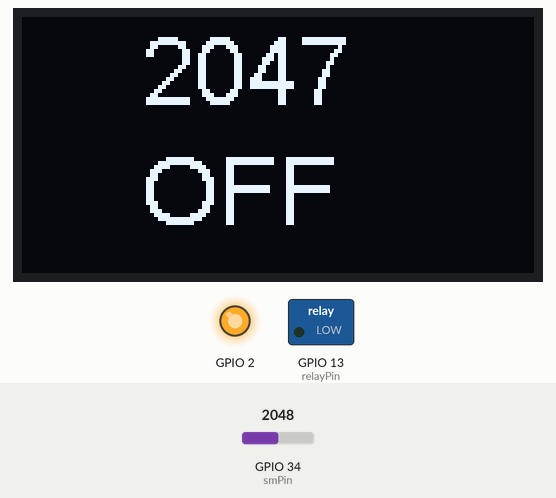
A sketch run on a simulated ESP32. Parts: 128×64 one-colour display, switched loads named in the sketch (green lamp = pin HIGH), output pins drawn as LEDs (lit = HIGH). The inputs (shaded band) are chosen by the test bench; at power-on: GPIO 34 (smPin) = 2048. WiFi joins after 1.5 s; servers stay silent unless stated; what the sketch prints to the serial monitor is not drawn.

Above: at 2.7 s.
2.8 s: GPIO 34 (smPin) set to 2552
At 5.1 s:
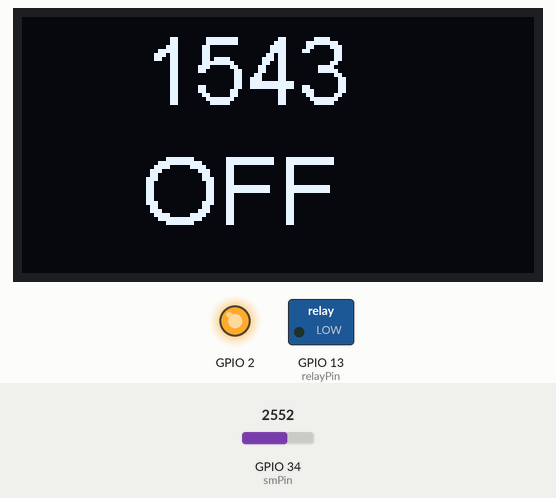
5.8 s: GPIO 34 (smPin) set to 2642
At 7.4 s:
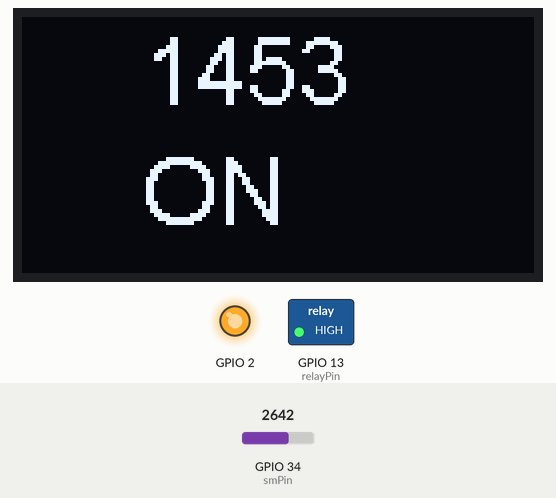
8.8 s: GPIO 34 (smPin) set to 2866
At 11.9 s:
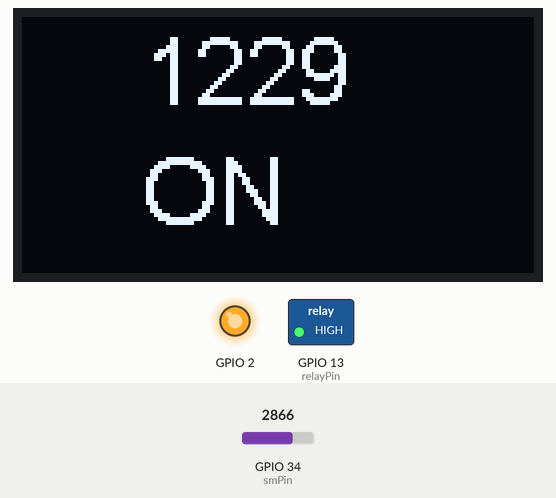
Timing chart, 0 to 13.4 s (numbered marks = the images above; inputs shaded):
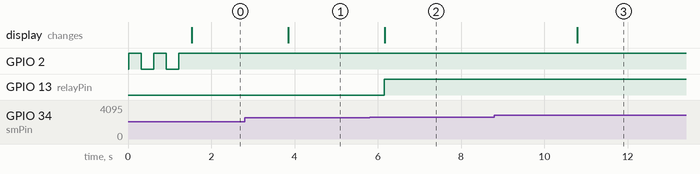

Measured:
- the behaviour switches between 2595 and 2596 on GPIO 34 (smPin) (found by bisection; images 1 and 2)
- after the input at 2.8 s, the display: changes after 1.1 s (image 1)
- after the input at 5.8 s, GPIO 13 (relayPin): LOW → HIGH after 0.35 s; the display: changes after 0.36 s (image 2)
- after the input at 8.8 s, the display: changes after 2.0 s (image 3)

The sketch:

GISMO7_SmartGarden_OLED_FB_Anonymous.ino
```cpp
/* Soil Moisture sensor pin   : GPIO34
 * Relay pin                  : GPIO13
 *
  */
#include <WiFi.h>
#include <FirebaseESP32.h>
//Provide the token generation process info.
#include "addons/TokenHelper.h"
//Provide the RTDB payload printing info and other helper functions.
#include "addons/RTDBHelper.h"
#include <Wire.h>
#include <SSD1306.h>

SSD1306  display(0x3c, 21, 22);

#define WIFI_SSID "xxxxxxxxxxxxx"
#define WIFI_PASSWORD "xxxxxxxxxxx"
#define API_KEY "xxxxxxxxxxxxxxxxxx"
#define DATABASE_URL "xxxxxxxxxxxxxxxxxxxxxxx" //<databaseName>.firebaseio.com or <databaseName>.<region>.firebasedatabase.app

FirebaseData fbdo;
FirebaseAuth auth;
FirebaseConfig config;

unsigned long dataMillis = 0;
int count = 0;
bool signupOK = false;

#define smPin 34
#define relayPin 13
int smValue;
int smLimit = 1500;
int delayTime = 2000;
String motorStatus = "OFF";
void OLEDInit();
void OLEDUpdate();
void WiFiInit();
void FirebaseInit();
void FirebaseWrite();


String tag1 = "IOTLAB/Smart_Garden/Soil_Moisture";
String tag2 = "IOTLAB/Smart_Garden/Motor_Status";


void setup() {
  // put your setup code here, to run once:
  pinMode(relayPin,OUTPUT);
  Serial.begin(115200);
  OLEDInit();
  WiFiInit();
  FirebaseInit();
  }

void loop() {
  // put your main code here, to run repeatedly:

//FirebaseRead();
smValue = 4095 - analogRead(smPin);
Serial.print("Soil Moisture = ");
Serial.println(smValue);

if (smValue < smLimit){
digitalWrite(relayPin,HIGH);
Serial.println("Motor turned ON");
motorStatus = "ON";
}
else{
digitalWrite(relayPin,LOW);
Serial.println("Motor turned OFF");
motorStatus = "OFF";
}

OLEDUpdate();
FirebaseWrite();
delay(delayTime);
}

void OLEDInit(){
  display.init();
  display.setFont(ArialMT_Plain_24);
}

void OLEDUpdate(){


  display.clear();
  display.drawString(30,0,String(smValue));
  display.drawString(30,30,String(motorStatus));
  display.display();
}

void WiFiInit(){
  pinMode(2,OUTPUT);
  WiFi.begin(WIFI_SSID, WIFI_PASSWORD);
  Serial.print("Connecting to Wi-Fi");
  while (WiFi.status() != WL_CONNECTED)
  {
    Serial.print(".");
    digitalWrite(2,!digitalRead(2));
    delay(300);
  }
  Serial.println();
  Serial.print("Connected with IP: ");
  Serial.println(WiFi.localIP());
  Serial.println();

}
void FirebaseInit(){
   Serial.printf("Firebase Client v%s\n\n", FIREBASE_CLIENT_VERSION);

   config.api_key = API_KEY;
   config.database_url = DATABASE_URL;
   Firebase.reconnectWiFi(true);
   Serial.print("Sign up new user... ");

    /* Sign up */
    if (Firebase.signUp(&config, &auth, "", ""))
    {
        Serial.println("ok");
        signupOK = true;

        /** if the database rules were set as in the example "EmailPassword.ino"
         * This new user can be access the following location.
         *
         * "/UserData/<user uid>"
         *
         * The new user UID or <user uid> can be taken from auth.token.uid
        */
    }
    else
        Serial.printf("%s\n", config.signer.signupError.message.c_str());

    /* Assign the callback function for the long running token generation task */
    config.token_status_callback = tokenStatusCallback; //see addons/TokenHelper.h

    /** The id token (C++ string) will be available from config.signer.tokens.id_token
     * if the sig-up was successful.
     *
     * Now you can initialize the library using the internal created credentials.
     *
     * If the sign-up was failed, the following function will initialize because
     * the internal authentication credentials are not created.
    */
    Firebase.begin(&config, &auth);

}
void FirebaseWrite(){
  Firebase.setInt(fbdo,tag1,smValue);
  Firebase.setString(fbdo,tag2,motorStatus);

}
```
